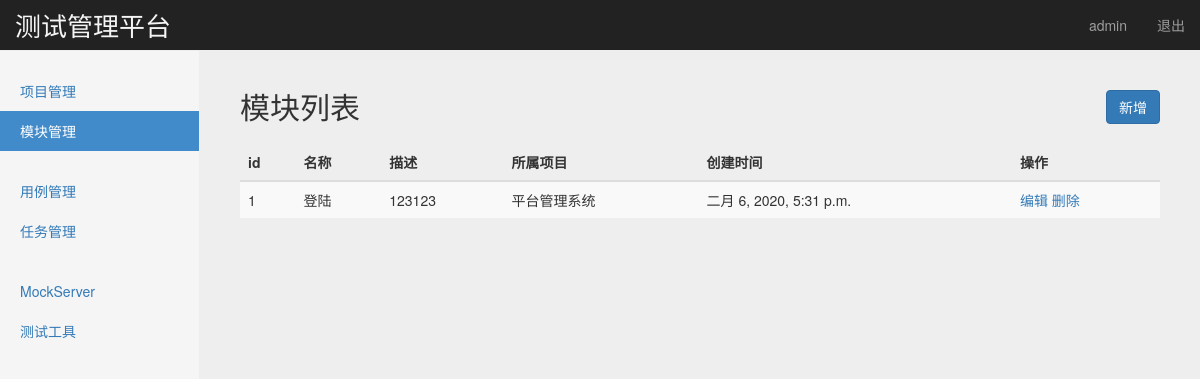
The app's page /manage/module_manage/ (signed in), older data.
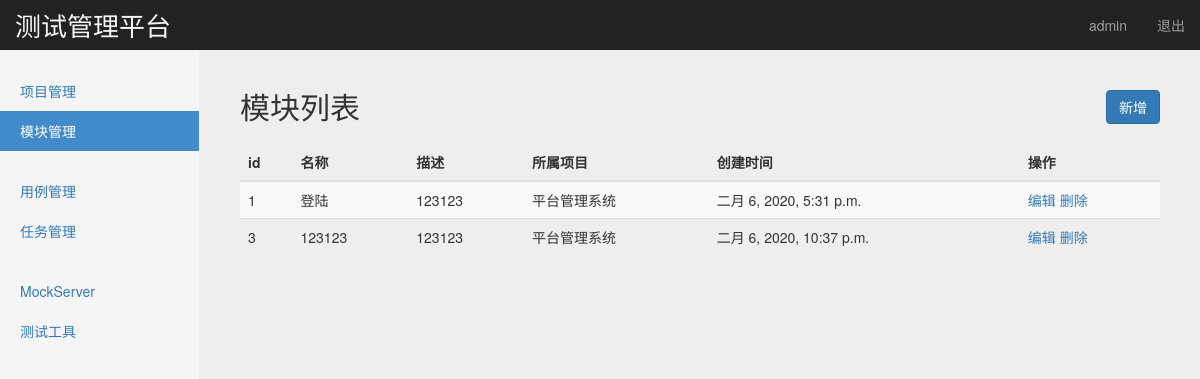
The same page, newer data.
### project_app/models.py (models this page shows, shortened)
class Module(models.Model):
    project = models.ForeignKey(Project,related_query_name="项目",on_delete=models.CASCADE) #on_delete=models.CASCADE外健联级删除
    name = models.CharField("名称",max_length=100,blank=False,default='')
    describe = models.TextField("描述",default='')
    create_time = models.DateTimeField('创建时间',auto_now=True)

class Project(models.Model):
    name = models.CharField('名称',max_length=100,blank=False,default='',unique=True)
    describe = models.TextField('描述',default='')
    status = models.BooleanField('状态',default=True)
    create_time = models.DateTimeField('创建时间',auto_now=True)
    def __str__(self):
        return self.name

### project_app/views/module_views.py (the view)
# urls.py: path('module_manage/', module_views.module_manage),
@login_required  #判断用户是否登陆
def module_manage(request):
    username = request.session.get('user','') #读取浏览器session
    modules = Module.objects.all()
    return render(request,'module_manage.html',{
        'user':username,'modules':modules,'type':'list'})

### templates/module_manage.html (shortened to what this page needs)
{% extends "base.html" %}
{% block content %}
    <nav class="navbar navbar-inverse navbar-fixed-top">
      <div class="container-fluid">
        <div class="navbar-header">
          <a class="navbar-brand" style=" color:#f5f5f5; font-size:26px;" href="#">测试管理平台</a>
        </div>
        <div id="navbar" class="navbar-collapse collapse">
          <ul class="nav navbar-nav navbar-right">
            <li><a href="#">{{ user }}</a></li>
            <li><a href="/logout/">退出</a></li>
          </ul>
        </div>
      </div>
    </nav>
    <div class="container-fluid">
      <div class="row">
        <div class="col-sm-3 col-md-2 sidebar">
          <ul class="nav nav-sidebar">
            <li><a href="/manage/project_manage/">项目管理</a></li>
            <li class="active"><a href="/manage/module_manage/">模块管理</a></li>
          </ul>
          <ul class="nav nav-sidebar">
            <li><a href="">用例管理</a></li>
            <li><a href="">任务管理</a></li>
          </ul>
          <ul class="nav nav-sidebar">
            <li><a href="">MockServer</a></li>
            <li><a href="">测试工具</a></li>
          </ul>
        </div>
        {% if type == 'list' %}
        <div class="col-sm-9 col-sm-offset-3 col-md-10 col-md-offset-2 main">
          <h2 class="sub-header">模块列表
            <button type="button" class="btn btn-primary" style="float: right"
            onclick="window.location.href='/manage/add_module/'">新增</button>
          </h2>
          <div class="table-responsive">
            <table class="table table-striped">
              <thead>
                <tr>
                  <th>id</th>
                  <th>名称</th>
                  <th>描述</th>
                  <th>所属项目</th>
                  <th>创建时间</th>
                  <th>操作</th>
                </tr>
              </thead>
              <tbody>
                {% for module in modules %}
                <tr>
                  <td>{{ module.id }}</td>
                  <td>{{ module.name }}</td>
                  <td>{{ module.describe }}</td>
                  <td>{{ module.project }}</td>
                  <td>{{ module.create_time}}</td>
                  <td>
                    <a href="/manage/edit_module/{{ module.id }}">编辑</a>
                    <a href="/manage/delete_module/{{ module.id }}">删除</a>
                  </td>
                </tr>
                {% endfor %}
              </tbody>
            </table>
          </div>
        </div>
        {% endif %}
      </div>
    </div>
{% endblock %}

Row changes from the older to the newer data that the page shows:
added Module: id "3", name "123123", describe "123123", project "平台管理系统", create_time "二月 6, 2020, 10:37 p.m."
